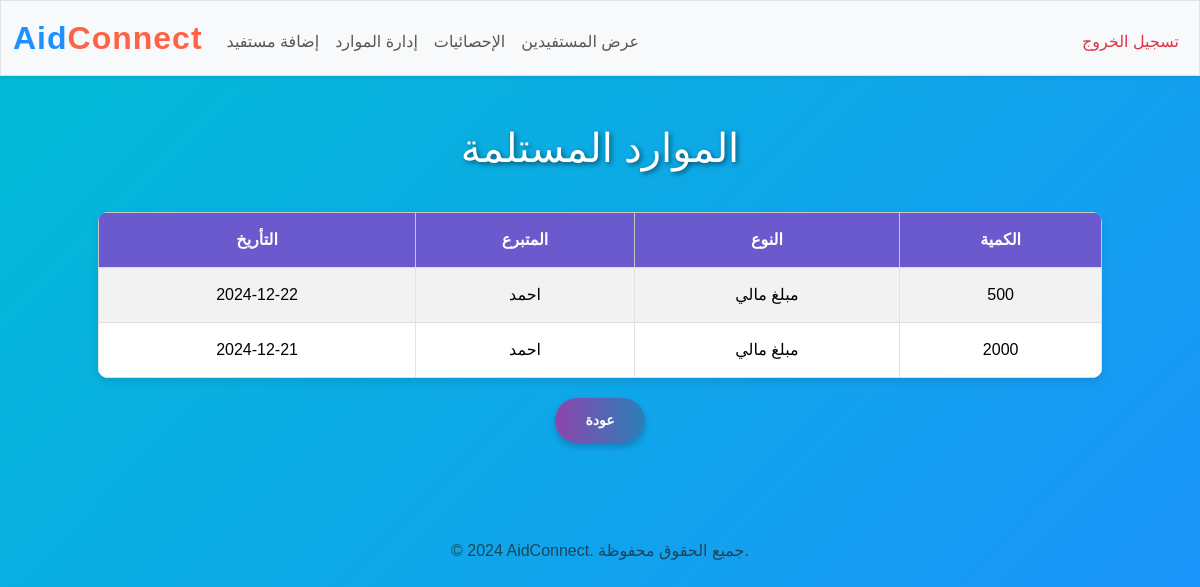
The page /beneficiary_resources/198725221215151 (signed in) on the database its author committed.
### tables this page shows
CREATE TABLE resources_DE (
    id INTEGER PRIMARY KEY AUTOINCREMENT,
    national_id TEXT NOT NULL,
    resource_name TEXT NOT NULL,
    resource_id INTEGER NOT NULL,

    quantity INTEGER NOT NULL,
    date DATE,
    org TEXT NOT NULL

);

CREATE TABLE resources (
            id INTEGER PRIMARY KEY AUTOINCREMENT,
            doner TEXT NOT NULL,  
            resource_name TEXT NOT NULL,
            quantity INTEGER NOT NULL,
date date,

        org TEXT NOT NULL
);

### app.py (the view)
@app.route("/beneficiary_resources/<string:national_id>")
@login_required
def beneficiary_resources(national_id):
    orgname = session.get("orgname")
    conn = get_db()
    cursor = conn.cursor()
    cursor.execute("""
        SELECT rd.date,re.doner,rd.resource_name, rd.quantity
        FROM resources_DE rd
        inner join resources re ON rd.resource_id = re.id
        WHERE rd.org = ? AND rd.national_id = ? order by rd.date desc
    """, (orgname, national_id))
    resources = cursor.fetchall()
    conn.close()
    return render_template("beneficiary_resources.html", resources=resources)

### app.py (called while the page is built)
def get_db():
    conn = sqlite3.connect("aidlink.db")
    conn.row_factory = sqlite3.Row  # يتيح الوصول إلى البيانات باستخدام أسماء الأعمدة
    return conn

def is_logged_in():
    return session.get('user_id') is not None

def login_required(f):
    @wraps(f)
    def decorated_function(*args, **kwargs):
        if not is_logged_in():
            return redirect(url_for('login'))
        return f(*args, **kwargs)
    return decorated_function

@app.template_filter('comma')
def comma_filter(value):
    try:
        return locale.format_string("%d", value, grouping=True)
    except (ValueError, TypeError):
        return value

### templates/beneficiary_resources.html (shortened to what this page needs)
{% extends "layout.html" %}
{% block main %}
<h1>الموارد المستلمة</h1>
{% if resources %}
<div class="table-responsive">
    <table class="table table-striped table-bordered">
        <thead class="table-light">
            <tr>
                <th>التأريخ</th>
                <th>المتبرع</th>
                <th>النوع</th>
                <th>الكمية</th>
            </tr>
        </thead>
        <tbody>
            {% for resource in resources %}
            <tr>
                <td>{{ resource['date'] }}</td>
                <td>{{ resource['doner'] }}</td>
                <td>{{ resource['resource_name'] }}</td>
                <td>{{ resource['quantity'] | comma }}</td>
            </tr>
            {% endfor %}
        </tbody>
    </table>
</div>
{% else %}
<p>لم يتم استلام أي موارد لهذا المستفيد.</p>
{% endif %}
<a href="{{ url_for('show_beneficiaries') }}" class="btn btn-secondary">عودة</a>
{% endblock %}

### static/styles.css (style rules this page uses)
body { background: linear-gradient(135deg, #00bcd4, #1e90ff); color: #ffffff; font-family: 'Arial', sans-serif; margin: 0; padding: 0; min-height: 100vh; }
h1, h2, h3, h4, h5, h6 { text-align: center; color: #ffffff; text-shadow: 2px 2px 5px rgba(0, 0, 0, 0.5); margin-bottom: 20px; }
.table { width: 90%; margin: 20px auto; background-color: rgba(255, 255, 255, 0.8); color: #212529; border-radius: 10px; overflow: hidden; border-collapse: collapse; box-shadow: 0 4px 8px rgba(0, 0, 0, 0.1); }
.table th, .table td { padding: 15px; text-align: center; border-bottom: 1px solid #ddd; }
.table th { background-color: #6a5acd; color: #ffffff; font-weight: bold; }
.table tbody tr:nth-child(even) { background-color: rgba(106, 90, 205, 0.1); }
.btn { background: linear-gradient(to right, #8e44ad, #2980b9); color: white; border-radius: 25px; padding: 12px 30px; border: none; font-size: 14px; font-weight: bold; text-transform: uppercase; box-shadow: 0 4px 6px rgba(0, 0, 0, 0.2); transition: all 0.3s ease; cursor: pointer; }

### rows shown on the page
resources_DE: date "2024-12-22", doner "احمد", resource_name "مبلغ مالي", quantity|comma "500"
resources_DE: date "2024-12-21", doner "احمد", resource_name "مبلغ مالي", quantity|comma "2000"
